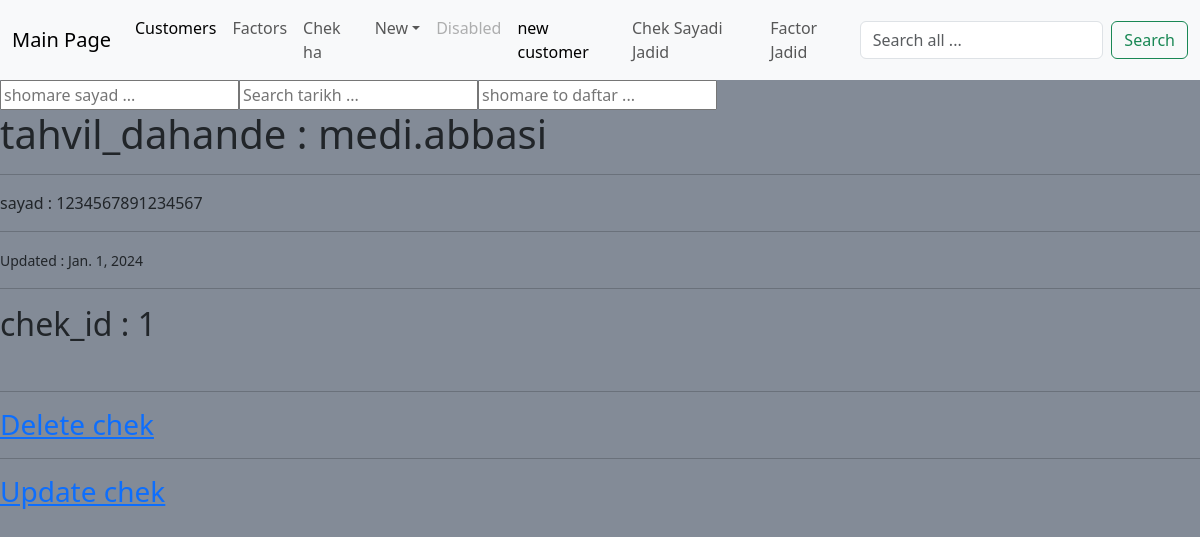
Page /chek/profile/1 on the committed database.
### chek0/models.py (models this page shows, shortened)
class Chek(models.Model):
    tahvil_dahande = models.ForeignKey(Moshtary, null=True, on_delete=models.SET_NULL)
    daftar = models.IntegerField()
    shomare_sayad = models.CharField(max_length=16)
    tarikh = models.CharField(max_length=15)
    mablag = models.CharField(max_length=20)
    kode_meli = models.CharField(max_length=20)
    magsad = models.CharField(max_length=100, null=True, blank=True)
    tarikhe_daryaft = models.DateField(auto_now_add=True)
    updated = models.DateField(auto_now=True)
    ki_daryaft_kard = models.CharField(max_length=100, null=True, blank=True)
    class Meta:
        ordering = ['-daftar', ]

### customer0/models.py (models this page shows, shortened)
class Moshtary(models.Model):
    name = models.CharField(max_length=50)
    kode_meli = models.CharField(max_length=16, blank =True, null = True)
    shomare = models.CharField(max_length=16)
    address = models.TextField()
    sagfe_etebar = models.CharField(max_length=16)
    class Meta:
        ordering = ['name', ]
        verbose_name_plural = "Moshtari_ha"
    def __str__(self) -> str:
        return self.name[0:50]

### chek0/views.py (the view)
# urls.py: path('profile/<int:id>', views.chek_profile, name='profile'),
def chek_profile(request, id):
    chek = get_object_or_404(Chek, id=id)
    content = {'chek': chek}
    return render(request, 'chek0/profile.html', content)

### chek0/templates/chek0/profile.html (shortened to what this page needs)
{% extends 'main.html' %}
{% block content %}
<h1> tahvil_dahande : {{chek.tahvil_dahande}}</h1>
<hr>
<div>
    <p> sayad : {{chek.shomare_sayad}}</p>
</div>
<hr>
<small> Updated : {{chek.updated}}</small>
<hr>
<h2> chek_id : {{chek.id}}</h2> <br>
<hr>
<h3>
<a href = "{% url 'chek:delete'  chek.id %}"> Delete chek </a> <br><hr>
<a href="{% url 'chek:update' chek.id %}"> Update chek</a> <br>
</h3>
{% endblock content %}

### rows in the picture
Chek: tahvil_dahande "medi.abbasi", shomare_sayad "1234567891234567", updated "Jan. 1, 2024", id "1"
